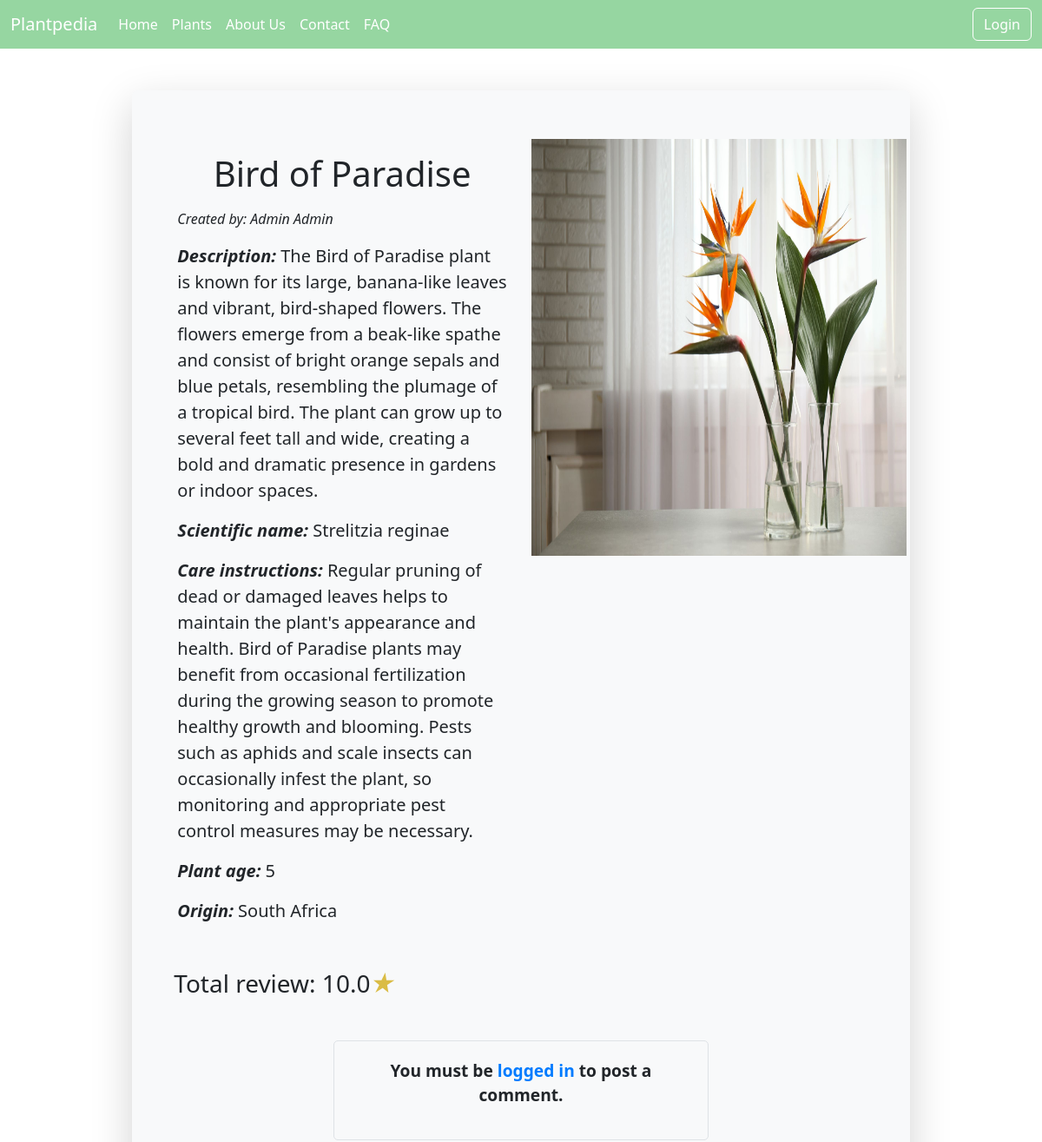
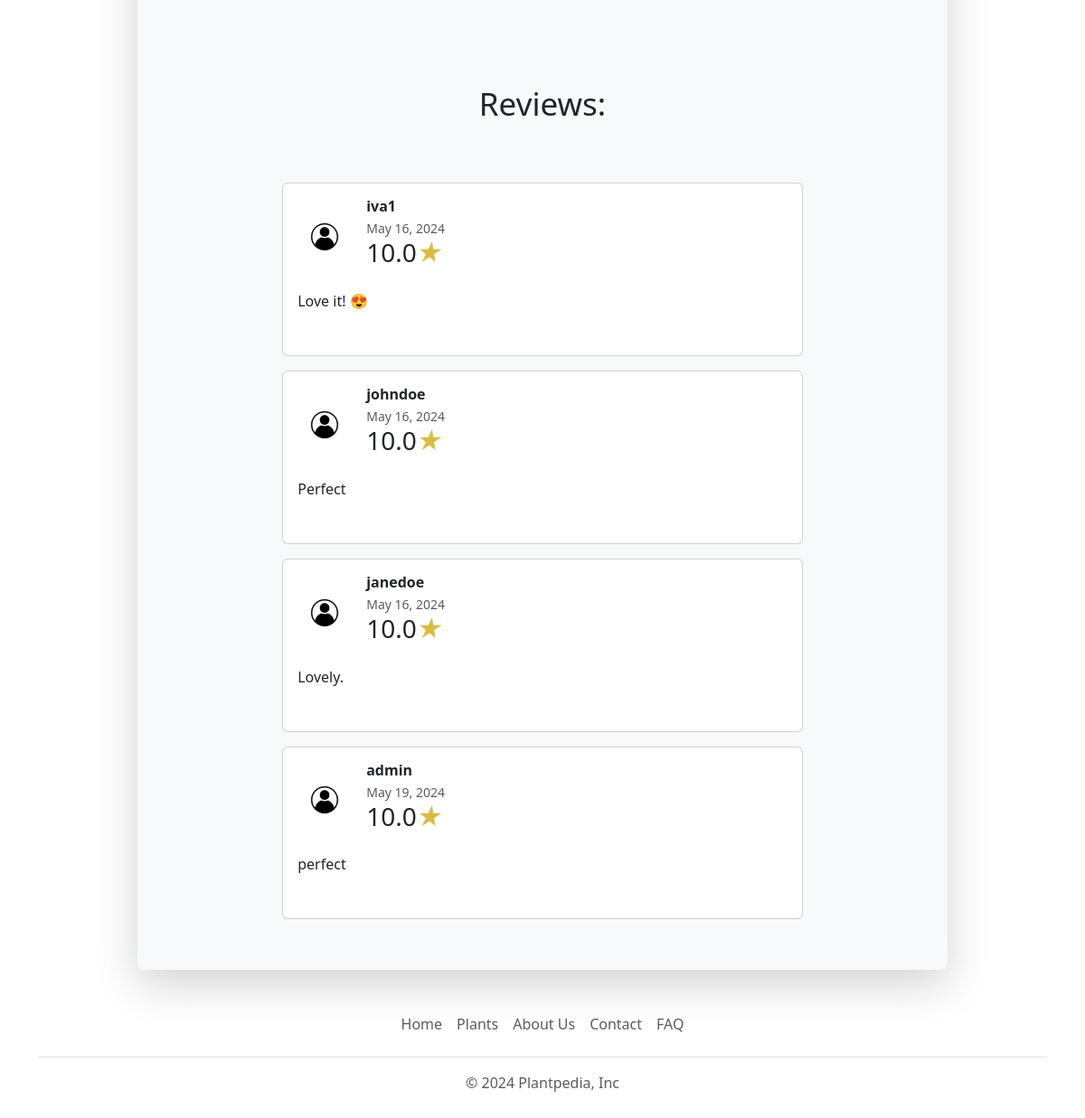
/plants/25/, run on the app's committed database (2 pictures, top to bottom).
### plantpediaApp/models.py (models this page shows, shortened)
class Plant(models.Model):
    name = models.CharField(max_length=100)
    user = models.ForeignKey(CustomUser, on_delete=models.CASCADE)
    scientific_name = models.CharField(max_length=100)
    origin = models.CharField(max_length=100)  # go nema vo ER diagram
    age = models.IntegerField(default=0)  # go nema vo ER diagram
    description = models.TextField()
    care_instructions = models.TextField()
    image = models.ImageField(upload_to="data/")

class CustomUser(AbstractUser):
    ROLE_CHOICES = (
        ('a', 'Admin'),
        ('u', 'User')
    )
    role = models.CharField(max_length=10, choices=ROLE_CHOICES, )

class Review(models.Model):
    plant = models.ForeignKey(Plant, on_delete=models.CASCADE)
    user = models.ForeignKey(CustomUser, on_delete=models.CASCADE)
    comment = models.TextField()
    rating = models.FloatField(default=0)
    date_posted = models.DateField(default=timezone.now)

### plantpediaApp/views.py (the view, shortened to what this page needs)
# urls.py: path('plants/<int:plant_id>/', details, name="details"),
def details(request, plant_id=None):
    plant = get_object_or_404(Plant, id=plant_id)
    reviews = Review.objects.filter(plant=plant).all()
    total_review = 0
    if reviews:
        total = 0
        for review in reviews:
            total += review.rating
        total_review = total / len(reviews) * 1.0
    form = ReviewForm()
    context = {
        'plant': plant,
        'reviews': reviews,
        'form': form,
        'total_review': round(total_review, 1)
    }
    return render(request, 'details.html', context=context)

### plantpediaApp/templates/details.html (shortened to what this page needs)
{% extends 'base.html' %}
{% block content %}
    <div class="container w-90 mt-5 m-auto">
        <div class="w-90 m-auto shadow-lg bg-light rounded p-5" style="width: 82%!important">
            <div class="row mt-2">
                <div class="col-md-6 p-3 ">
                    <h1 class="align-center text-center mb-3">{{ plant.name }}</h1>
                    <i><p class="fs-7">Created by: {{ plant.user.get_full_name }}</p></i>
                    <p class="fs-5"><b><i>Description:</i></b> {{ plant.description }}</p>
                    <p class="fs-5"><b><i>Scientific name:</i></b> {{ plant.scientific_name }}</p>
                    <p class="fs-5"><b><i>Care instructions:</i></b> {{ plant.care_instructions }}</p>
                    <p class="fs-5"><b><i>Plant age:</i></b> {{ plant.age }}</p>
                    <p class="fs-5"><b><i>Origin:</i></b> {{ plant.origin }}</p>
                </div>
                <div class="col-md-6 text-center justify-content-center align-center">
                    <img style="width: 27rem; height: 30rem" class="mb-3" src="{{ MEDIA_URL }}{{ plant.image.url }}">
                </div>
            </div>
            <h3 style="padding-top: 20px">Total review: {{ total_review }}<i style="color: #dabc45">★</i></h3>
        <div>
            <div class="container w-75 m-auto">
                {% if user.is_authenticated %}
                    <div class="w-80 m-auto rounded">
                        <form method="POST" action="{% url 'details' plant.id %}" enctype="multipart/form-data"
                              id="comment_section">
                            {% csrf_token %}
                            {{ form }}
                            <button type="submit" class="btn btn-success">Comment</button>
                        </form>
                    </div>
                {% else %}
                    <div class="container w-75 m-auto text-center mt-5 mb-5"
                         style="padding: 20px; background-color: #f8f9fa; border-radius: 5px; border: 1px solid #dee2e6;">
                        <p style="font-size: 1.2rem; font-weight: bold;">You must be
                            <a href="{% url 'login' %}" style="color: #007bff; text-decoration: none;">logged in</a> to
                            post a comment.</p>
                    </div>
                {% endif %}
            </div>
            <h3 class="w-80 p-5" id="review_title"
                style="margin-top: 10px;margin-bottom: 10px; text-align: center; font-size: 35px">Reviews:</h3>
            {% for review in reviews %}
                <section>
                    <div class="container py-2">
                        <div class="row d-flex justify-content-center">
                            <div class="col-md-12 col-lg-10 col-xl-8" style="width: 75%!important;">
                                <div class="card">
                                    <div class="card-body">
                                        <div class="d-flex flex-start align-items-center">
                                            <img class="rounded-circle shadow-1-strong me-3"
                                                 src="../../data/data/profile.png"
                                                 alt="avatar" width="60"
                                                 height="60"/>
                                            <div>
                                                <h6 class="fw-bold text-dark mb-1">{{ review.user.get_username }}</h6>
                                                <p class="text-muted small mb-0">
                                                    {{ review.date_posted }}
                                                </p>
                                                <h3>{{ review.rating }}<i style="color: #dabc45">★</i></h3>
                                            </div>
                                        </div>
                                        <p class="mt-3 mb-4 pb-2">
                                            {{ review.comment }}
                                        </p>
                                    </div>
                                </div>
                            </div>
                        </div>
                    </div>
                </section>
            {% endfor %}
        </div>
        </div>
    </div>
{% endblock %}

### data on the page
Plant: name "Bird of Paradise", user.get_full_name "Admin Admin", description "The Bird of Paradise plant is known for its large, banana-like leaves and vibrant, bird-shaped flowers. The flowers emerge from a beak-like spathe and consist of bright orange sepals and blue petals, resembling the plumage of a tropical bird. The plant can grow up to several feet tall and wide, creating a bold and dramatic presence in gardens or indoor spaces.", scientific_name "Strelitzia reginae", care_instructions "Regular pruning of dead or damaged leaves helps to maintain the plant's appearance and health. Bird of Paradise plants may benefit from occasional fertilization during the growing season to promote healthy growth and blooming. Pests such as aphids and scale insects can occasionally infest the plant, so monitoring and appropriate pest control measures may be necessary.", age "5", origin "South Africa", image (picture)
Review: user.get_username "iva1", date_posted "May 16, 2024", rating "10.0", comment "Love it! 😍"
Review: user.get_username "johndoe", date_posted "May 16, 2024", rating "10.0", comment "Perfect"
Review: user.get_username "janedoe", date_posted "May 16, 2024", rating "10.0", comment "Lovely."
Review: user.get_username "admin", date_posted "May 19, 2024", rating "10.0", comment "perfect"

### other printed values
{{ total_review }} "10.0"
